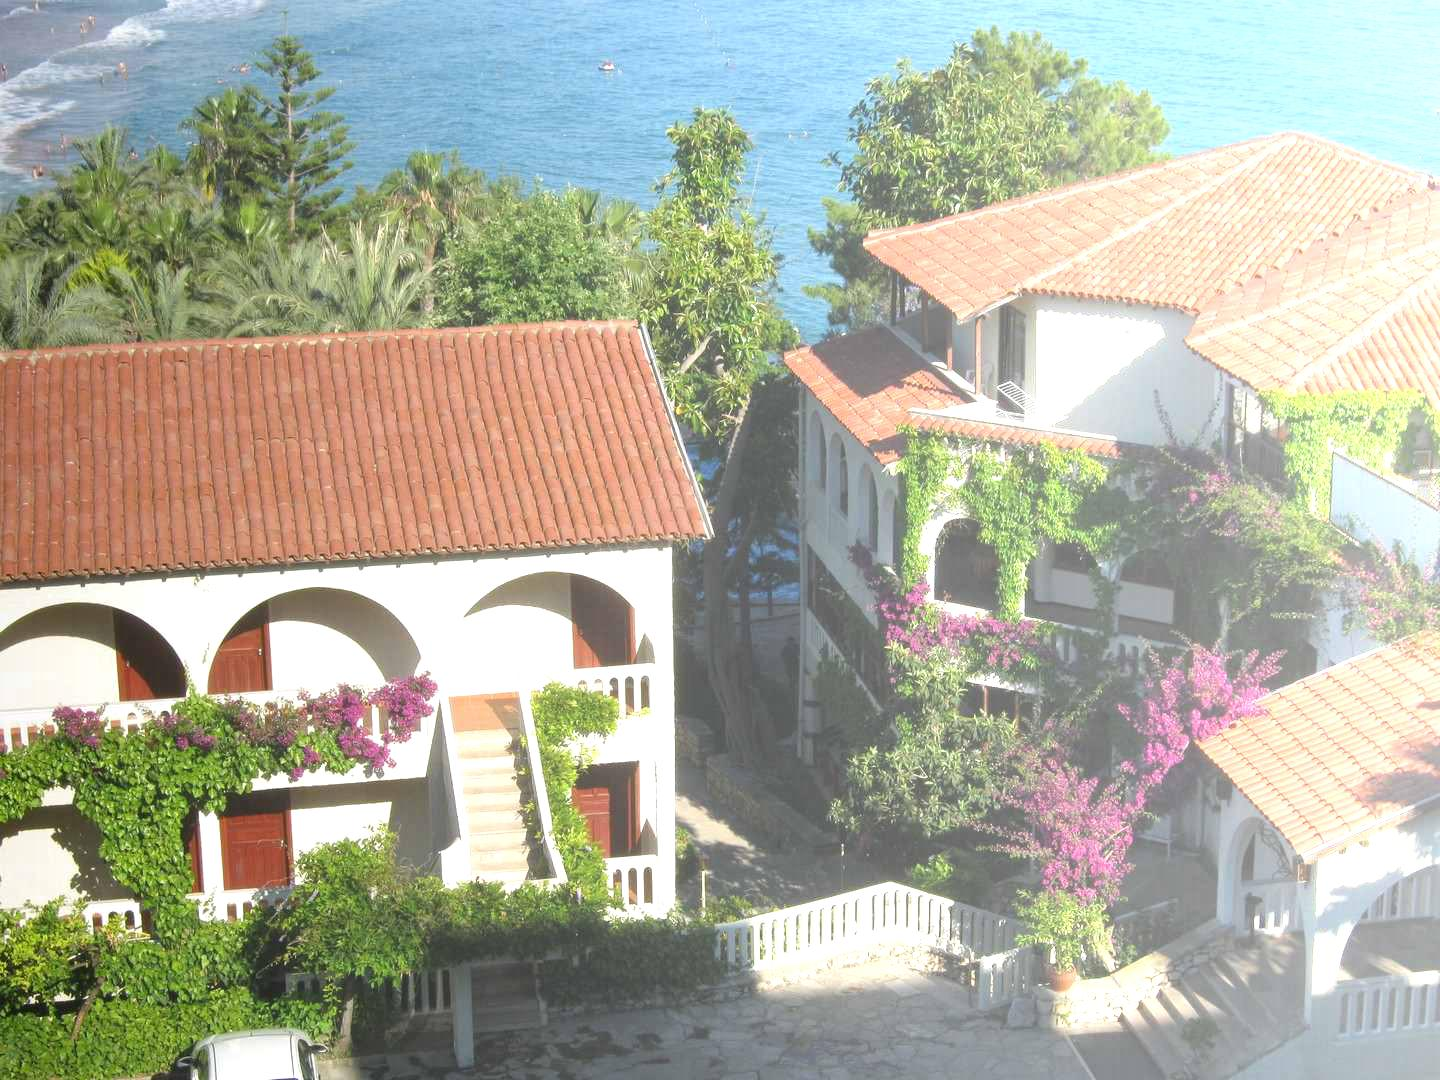

The Python source for this figure:
import random
from PIL import Image, ImageDraw

image = Image.open("../roof.jpg")
draw = ImageDraw.Draw(image)
width  = image.size[0]
height = image.size[1]
pix = image.load()
for x in range(width):
        for y in range(height):
                r = round(pix[x, y][0] + x/10)
                g = round(pix[x, y][1] + x/10)
                b = round(pix[x, y][2] + x/10)
                draw.point((x, y), (r, g, b))
image.save("roofBrightLeft.jpg")
del draw
